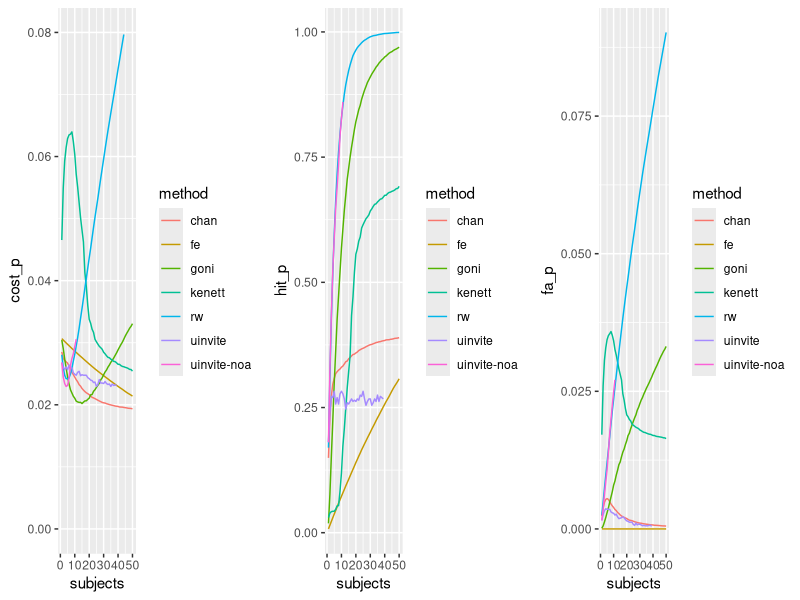
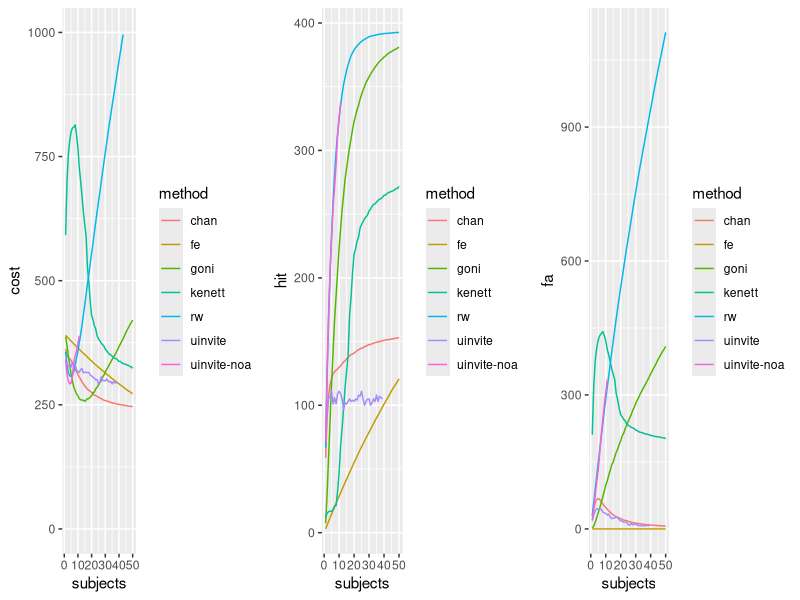

The R script that drew these images, in order:
library(data.table)
library(ggplot2)
library(gridExtra)

usf_hit <- 393
usf_cr <- 12327
usf_total <- 12720

dat <- fread('sim_all_but_uinvite.csv')
dat<- dat[,lapply(.SD,mean),by=.(method,subjects)]

dat[,hit_p := hit/usf_hit]
dat[,fa_p := fa/usf_cr]
dat[,cost_p := cost/usf_total]

p4 <- ggplot(dat, aes(x=subjects,y=cost_p,color=method)) + geom_line() + ylim(0,0.08)
p5 <- ggplot(dat, aes(x=subjects,y=hit_p,color=method)) + geom_line()
p6 <- ggplot(dat, aes(x=subjects,y=fa_p,color=method)) + geom_line()
grid.arrange(p4,p5,p6,ncol=3)

p1 <- ggplot(dat, aes(x=subjects,y=cost,color=method)) + geom_line() + ylim(0,1000)
p2 <- ggplot(dat, aes(x=subjects,y=hit,color=method)) + geom_line()
p3 <- ggplot(dat, aes(x=subjects,y=fa,color=method)) + geom_line()
grid.arrange(p1,p2,p3,ncol=3)

# roc curve
# ggplot(dat,aes(x=fa_p,y=hit_p,color=method)) + geom_line()
